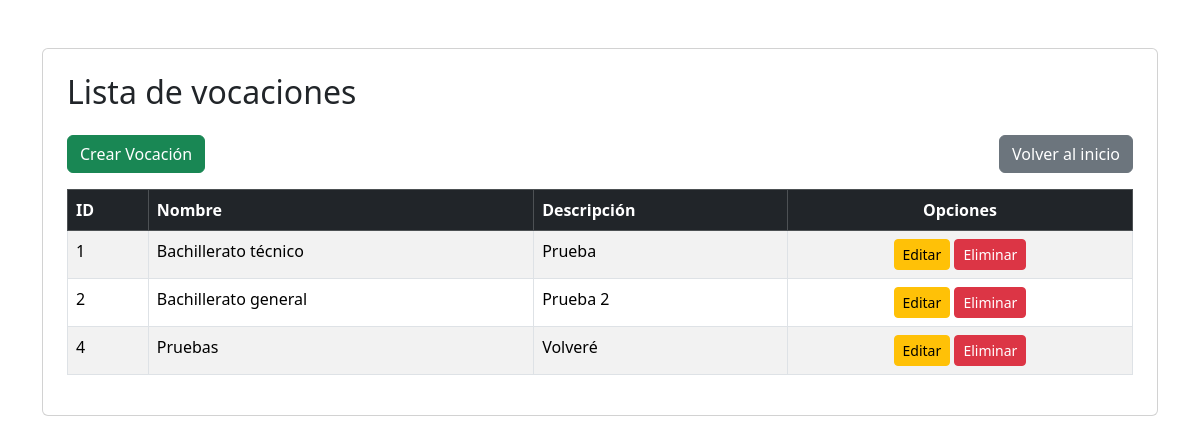
The app's page /PuellaSchool/views/vocation/vocationIndex.php (signed in) with its own data.
### tables this page shows
CREATE TABLE `tbl_vocation` (
  `VocationID` int NOT NULL AUTO_INCREMENT,
  `vocationName` varchar(100) NOT NULL,
  `vocationInfo` varchar(255) NOT NULL,
  PRIMARY KEY (`VocationID`)
);

### PuellaSchool/controllers/vocationController.php (called while the page is built, shortened)
<?php
    require_once(dirname(__FILE__) . "/../conf/database.php");
    require_once(dirname(__FILE__) . "/../models/vocationModel.php");
    class VocationController{
        private $vocation;
        public function __construct()
        {
            $database = new Database();
            $this->db = $database->getConnection();
            $this->vocation = new VocationModel($this->db);
        }
        public function index()
        {
            $result = $this->vocation->getVocations();
            $vocations = $result->fetchAll(PDO::FETCH_ASSOC);
            include(dirname(__FILE__) . '/../views/vocation/vocationList.php');
        }
    }

### PuellaSchool/conf/database.php (called while the page is built, shortened)
<?php
    class Database{
        private $host = "localhost";
        private $database = "PuellaSchoolDB";
        private $user = "root";
        private $password = "1234";
        public function getConnection(){
            $this->conn = null;
            try{
                $this->conn = new PDO("mysql:host=".$this->host.";dbname=".$this->database, $this->user, $this->password);
                $this->conn->exec("set names utf8");
            }catch(PDOException $ex){
                echo"Connection error: ".$ex->getMessage();
                die();
            }
            return $this->conn;
        }
    }
?>

### PuellaSchool/models/vocationModel.php (called while the page is built, shortened)
<?php
    class VocationModel{
        private $conn;
        public function __construct($db)
        {
            $this->conn = $db;
        }
        public function getVocations()
        {
            $query = "CALL sp_SelectVocations();";
            $result = $this->conn->prepare($query);
            $result->execute();
            return $result;
        }
    }
?>

### PuellaSchool/views/vocation/vocationList.php (the view, shortened to what this page needs)
<!DOCTYPE html>
<html lang="en">
<head>
    <link href="https://cdn.jsdelivr.net/npm/bootstrap@5.3.3/dist/css/bootstrap.min.css" rel="stylesheet">
</head>
<body>
    <div class="container">
        <div class="card mt-5 p-4">
            <h2 class="mb-4">Lista de vocaciones</h2>
            <div class="d-flex justify-content-between mb-3">
                <a href="./vocationIndex.php?action=create" class="btn btn-success">Crear Vocación</a>
                <a href="../dist/pages/index.php" class="btn btn-secondary">Volver al inicio</a>
            </div>
            <div class="table-responsive">
                <table class="table table-striped table-bordered">
                    <thead class="table-dark">
                        <tr>
                            <th scope="col">ID</th>
                            <th scope="col">Nombre</th>
                            <th scope="col">Descripción</th>
                            <th scope="col" class="text-center">Opciones</th>
                        </tr>
                    </thead>
                    <tbody>
                        <?php foreach ($vocations as $vocation) : ?>
                            <tr>
                                <td><?= htmlspecialchars($vocation['VocationID']); ?></td>
                                <td><?= htmlspecialchars($vocation['vocationName']); ?></td>
                                <td><?= htmlspecialchars($vocation['vocationInfo']); ?></td>
                                <td class="text-center">
                                    <a href="vocationIndex.php?action=edit&id=<?= $vocation['VocationID'] ?>" class="btn btn-warning btn-sm">Editar</a>
                                    <a href="vocationIndex.php?action=delete&id=<?= $vocation['VocationID'] ?>" class="btn btn-danger btn-sm">Eliminar</a>
                                </td>
                            </tr>
                        <?php endforeach; ?>
                    </tbody>
                </table>
            </div>
        </div>
    </div>
</body>
</html>

### records on screen
tbl_vocation: VocationID "1", vocationName "Bachillerato técnico", vocationInfo "Prueba"
tbl_vocation: VocationID "2", vocationName "Bachillerato general", vocationInfo "Prueba 2"
tbl_vocation: VocationID "4", vocationName "Pruebas", vocationInfo "Volveré"
